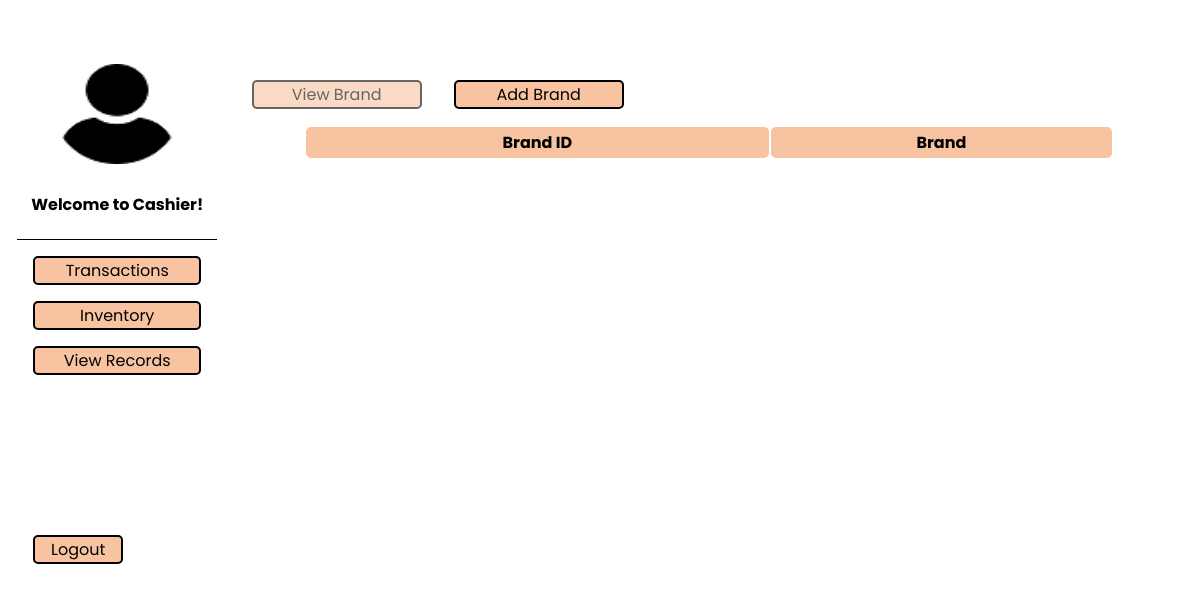
Before: /add_brand/brand.php with the older database file.
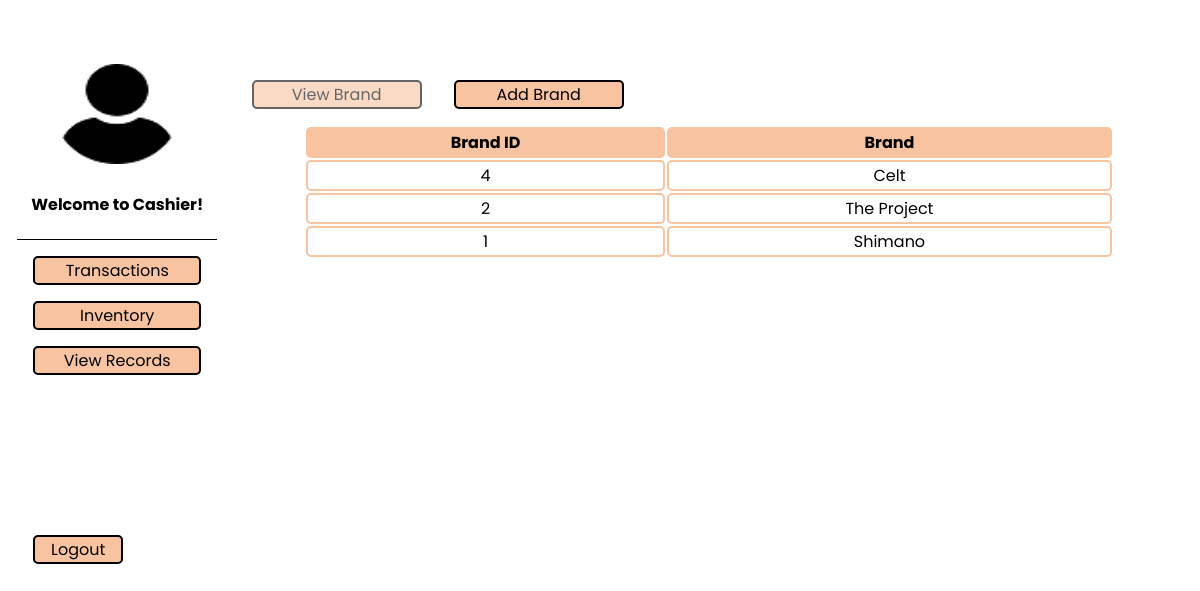
After: the same page with the newer database file.
### tables this page shows
CREATE TABLE `tbl_brand` (
  `brand_id` int(50) NOT NULL,
  `brand_name` varchar(255) NOT NULL
);

### add_brand/brand.php (the view, shortened to what this page needs)
<?php
include "../dbcon.php";
$statement = $pdo->prepare('SELECT * FROM tbl_brand order by brand_id desc');
$statement->execute();
$row = $statement->fetchAll(PDO::FETCH_ASSOC);
?>
<!DOCTYPE html>
<html lang="en">
  <head>
    <link rel="stylesheet" href="../css/index.css" />
  </head>
  <body>
    <div class="admin-main">
      <div class="admin-image">
        <img
          src="../images/logoo.png"
          alt="admin logo"
          width="120"
          height="100"
        />
        <?php if ($_SESSION["Roles"] == 'admin'): ?>
          <h4>Welcome to Admin!</h4>
        <?php else: ?>
          <h4>Welcome to Cashier!</h4>
        <?php endif;?>
      </div>
      <ul>
        <li><a href="../order/order.php">Transactions</a></li>
        <li><a href="../inventory/inventory.php">Inventory</a></li>
        <li><a href="../view_orders/viewitem.php">View Records</a></li>
        <li class="logout"><a href="../logout.php">Logout</a></li>
      </ul>
    </div>
    <div class="admin-contents">
      <div class="navbar">
        <li class="disabled"><a href="">View Brand</a></li>
        <li><a href="add_brand.php">Add Brand</a></li>
      </div>
      <div class="admin-tables">
        <table class="inventory">
        <tr>
            <th>Brand ID</th>
            <th>Brand</th>
        </tr>
          <?php foreach ($row as $i => $item):?>
        <tr>
			<td><?php echo $item['brand_id']; ?></td>
			<td><?php echo $item['brand_name']; ?></td>
      </tr>
        <?php endforeach;?>
        </table>
      </div>
    </div>
  </body>
</html>

Changed rows visible on the page:
added tbl_brand: brand_id "4", brand_name "Celt"
added tbl_brand: brand_id "2", brand_name "The Project"
added tbl_brand: brand_id "1", brand_name "Shimano"
